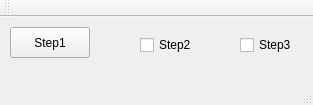
<?xml version="1.0" encoding="UTF-8"?>
<ui version="4.0">
 <class>MainWindow</class>
 <widget class="QMainWindow" name="MainWindow">
  <property name="geometry">
   <rect>
    <x>0</x>
    <y>0</y>
    <width>313</width>
    <height>105</height>
   </rect>
  </property>
  <property name="windowTitle">
   <string>MainWindow</string>
  </property>
  <widget class="QWidget" name="centralWidget">
   <widget class="QCheckBox" name="checkBox_Step2">
    <property name="geometry">
     <rect>
      <x>140</x>
      <y>20</y>
      <width>51</width>
      <height>16</height>
     </rect>
    </property>
    <property name="text">
     <string>Step2</string>
    </property>
   </widget>
   <widget class="QCheckBox" name="checkBox_Step3">
    <property name="geometry">
     <rect>
      <x>240</x>
      <y>20</y>
      <width>51</width>
      <height>16</height>
     </rect>
    </property>
    <property name="text">
     <string>Step3</string>
    </property>
   </widget>
   <widget class="QPushButton" name="pushButton_Step1">
    <property name="geometry">
     <rect>
      <x>10</x>
      <y>10</y>
      <width>80</width>
      <height>31</height>
     </rect>
    </property>
    <property name="text">
     <string>Step1</string>
    </property>
   </widget>
  </widget>
  <widget class="QMenuBar" name="menuBar">
   <property name="geometry">
    <rect>
     <x>0</x>
     <y>0</y>
     <width>313</width>
     <height>15</height>
    </rect>
   </property>
  </widget>
  <widget class="QToolBar" name="mainToolBar">
   <attribute name="toolBarArea">
    <enum>TopToolBarArea</enum>
   </attribute>
   <attribute name="toolBarBreak">
    <bool>false</bool>
   </attribute>
  </widget>
  <widget class="QStatusBar" name="statusBar"/>
 </widget>
 <layoutdefault spacing="6" margin="11"/>
 <resources/>
 <connections>
  <connection>
   <sender>pushButton_Step1</sender>
   <signal>clicked()</signal>
   <receiver>checkBox_Step2</receiver>
   <slot>toggle()</slot>
   <hints>
    <hint type="sourcelabel">
     <x>50</x>
     <y>54</y>
    </hint>
    <hint type="destinationlabel">
     <x>154</x>
     <y>62</y>
    </hint>
   </hints>
  </connection>
  <connection>
   <sender>checkBox_Step2</sender>
   <signal>toggled(bool)</signal>
   <receiver>checkBox_Step3</receiver>
   <slot>setChecked(bool)</slot>
   <hints>
    <hint type="sourcelabel">
     <x>153</x>
     <y>58</y>
    </hint>
    <hint type="destinationlabel">
     <x>261</x>
     <y>58</y>
    </hint>
   </hints>
  </connection>
 </connections>
</ui>
